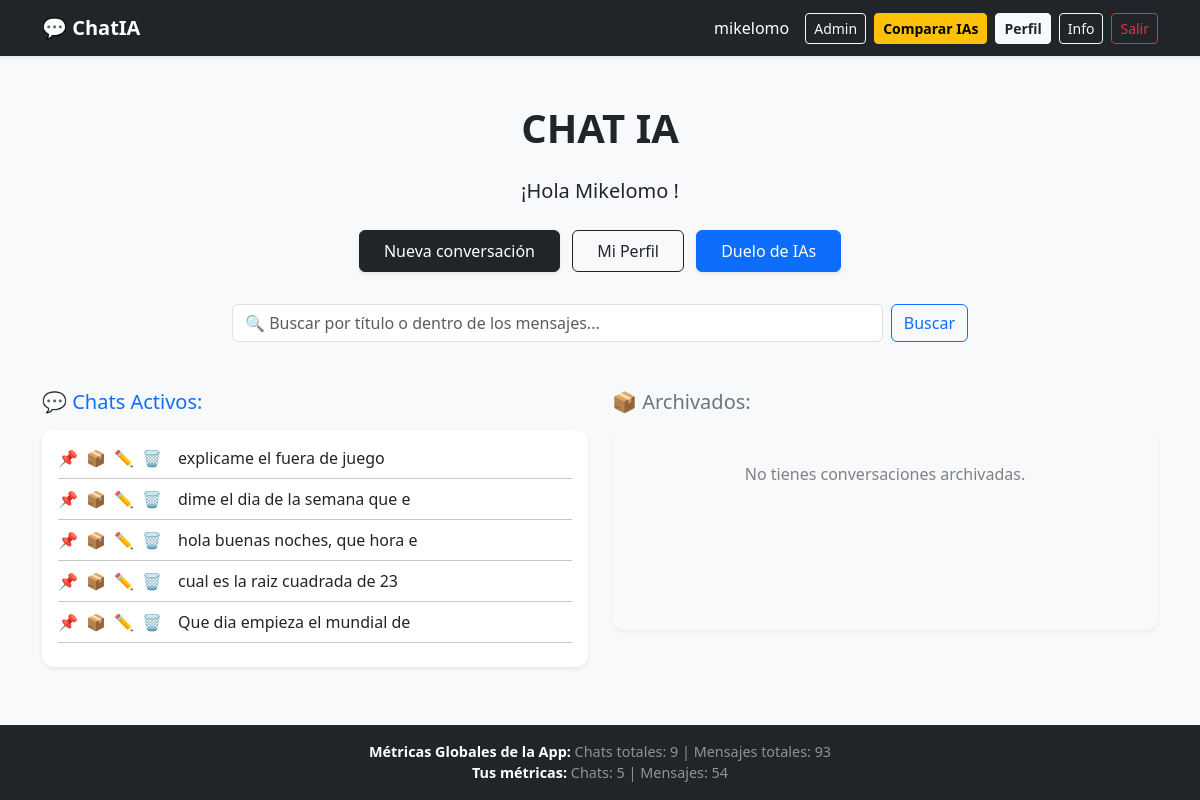
The page /chats/ (signed in) on the database its author committed.
### chat/models.py (models this page shows, shortened)
class Profile(models.Model):
    user = models.OneToOneField(UserAccount, on_delete=models.CASCADE, related_name='profile')
    alias = models.CharField(max_length=60, null=True, blank=True)
    theme = models.CharField(max_length=30, default="rosa")

class Conversation(models.Model):
    user = models.ForeignKey(UserAccount, on_delete=models.CASCADE, related_name='chats')
    title = models.CharField(max_length=255)
    created_at = models.DateTimeField(auto_now_add=True)
    is_pinned = models.BooleanField(default=False)
    is_archived = models.BooleanField(default=False)
    MODEL_CHOICES = [
        ('google/gemma-2-2b-it', 'Gemma 2 (2B) - Ultra rápido'),
        ('meta/llama-3.1-8b-instruct', 'Llama 3.1 (8B) - Equilibrado y estable'),
        ('deepseek-ai/deepseek-v4-flash', 'DeepSeek V4 Flash - Optimizado y rápido'),
        ('deepseek-ai/deepseek-v4-pro', 'DeepSeek V4 Pro - Razonamiento profundo'),
    ]
    ai_model = models.CharField(
        max_length=100,
        choices=MODEL_CHOICES,
        default='google/gemma-2-2b-it'
    )

### chat/views.py (the view)
# urls.py: path('chats/', index_view, name='home'),
@login_required
def index_view(request):
    Profile.objects.get_or_create(user=request.user)
    query = request.GET.get('q', '')
    conversations = Conversation.objects.filter(user=request.user)
    if query:
        conversations = conversations.filter(
            Q(title__icontains=query) | Q(messages__content__icontains=query)
        ).distinct() # Distinct es vital para no duplicar chats
    active_chats = conversations.filter(is_archived=False).order_by('-is_pinned', '-created_at')
    archived_chats = conversations.filter(is_archived=True).order_by('-created_at')
    return render(request, 'chat/home.html', {
        'active_chats': active_chats,
        'archived_chats': archived_chats,
        'query': query
    })

### chat/context_processors.py (called while the page is built)
def global_metrics(request):
    metrics = {
        'total_convs': Conversation.objects.count(),
        'total_msgs': Message.objects.count(),
        'user_convs': 0,
        'user_msgs': 0,
    }
    if request.user.is_authenticated:
        metrics['user_convs'] = Conversation.objects.filter(user=request.user).count()
        metrics['user_msgs'] = Message.objects.filter(conversation__user=request.user).count()
    return metrics

### chat/templates/chat/home.html (shortened to what this page needs)
{% extends 'base.html' %}
{% block content %}
<div class="text-center py-4">
    <h1 class="mb-4 fw-bold {% if request.user.profile.theme == 'oscuro' %}text-white{% else %}text-dark{% endif %}">CHAT IA</h1>
    <p class="lead" style="color: {% if request.user.profile.theme == 'oscuro' %}#e2e8f0{% else %}#212529{% endif %};">
        ¡Hola
        {% if request.user.profile.alias and request.user.profile.alias != 'None' %}
            <strong>{{ request.user.profile.alias|title }}</strong>
        {% else %}
            <strong>{{ user.username|title }}</strong>
        {% endif %}!
    </p>
    <div class="mb-4 mt-4">
        <a href="{% url 'create_conversation' %}" class="btn {% if request.user.profile.theme == 'oscuro' %}btn-secondary{% else %}btn-dark{% endif %} text-white me-2 px-4 py-2 mb-2 shadow-sm">Nueva conversación</a>
        <a href="{% url 'profile' %}" class="btn {% if request.user.profile.theme == 'oscuro' %}btn-outline-light{% else %}btn-outline-dark{% endif %} px-4 py-2 mb-2 me-2">Mi Perfil</a>
        <a href="{% url 'compare_models' %}" class="btn btn-primary px-4 py-2 mb-2 shadow-sm"> Duelo de IAs</a>
    </div>
    <div class="row justify-content-center mb-5">
        <div class="col-md-8">
            <form method="GET" action="{% url 'home' %}" class="d-flex">
                <input type="text" name="q" class="form-control me-2 " placeholder="🔍 Buscar por título o dentro de los mensajes..." value="{{ query }}">
                <button type="submit" class="btn btn-outline-primary">Buscar</button>
            </form>
        </div>
    </div>
    <div class="row text-start">
        <div class="col-md-6 mb-4">
            <h2 class="h5 mb-3 {% if request.user.profile.theme == 'oscuro' %}text-info{% else %}text-primary{% endif %}">💬 Chats Activos:</h2>
            <div class="card p-3 shadow-sm border-0 {% if request.user.profile.theme == 'oscuro' %}bg-dark text-light border border-secondary{% endif %}" style="border-radius: 12px; min-height: 200px;">
                {% for chat in active_chats %}
                    <div class="d-flex align-items-center mb-2 pb-2 border-bottom border-secondary-subtle">
                        <a href="{% url 'toggle_pin' chat.id %}" class="text-decoration-none me-2" title="Fijar/Desfijar">{% if chat.is_pinned %}📍{% else %}📌{% endif %}</a>
                        <a href="{% url 'toggle_archive' chat.id %}" class="text-decoration-none me-2" title="Archivar">📦</a>
                        <a href="{% url 'rename_conversation' chat.id %}" class="text-decoration-none me-2" title="Renombrar">✏️</a>
                        <a href="{% url 'delete_conversation' chat.id %}" class="text-decoration-none me-3" title="Eliminar" onclick="return confirm('¿Seguro que quieres eliminar la conversación?')">🗑️</a>
                        <a href="{% url 'conversation_detail' chat.id %}" class="text-decoration-none {% if request.user.profile.theme == 'oscuro' %}text-white{% else %}text-dark{% endif %} {% if chat.is_pinned %}fw-bold text-info{% endif %}">
                            {{ chat.title }}
                        </a>
                    </div>
                {% empty %}
                    <p class="text-muted text-center py-3">No hay chats activos que coincidan.</p>
                {% endfor %}
            </div>
        </div>
        <div class="col-md-6 mb-4">
            <h2 class="h5 mb-3 text-secondary">📦 Archivados:</h2>
            <div class="card p-3 shadow-sm border-0 {% if request.user.profile.theme == 'oscuro' %}bg-dark text-light opacity-75 border border-secondary{% else %}bg-light opacity-75{% endif %}" style="border-radius: 12px; min-height: 200px;">
                {% for chat in archived_chats %}
                    <div class="d-flex align-items-center mb-2 pb-2 border-bottom border-secondary-subtle">
                        <a href="{% url 'toggle_archive' chat.id %}" class="text-decoration-none me-2" title="Desarchivar">⬆️</a>
                        <a href="{% url 'delete_conversation' chat.id %}" class="text-decoration-none me-3" title="Eliminar" onclick="return confirm('¿Eliminar definitivamente?')">🗑️</a>
                        <a href="{% url 'conversation_detail' chat.id %}" class="text-decoration-none text-secondary">
                            {{ chat.title }}
                        </a>
                    </div>
                {% empty %}
                    <p class="text-muted text-center py-3">No tienes conversaciones archivadas.</p>
                {% endfor %}
            </div>
        </div>
    </div>
</div>
{% endblock %}

### chat/templates/base.html (shortened to what this page needs)
<!DOCTYPE html>
<html lang="es">
<head>
    {% load static %}
    <link href="https://cdn.jsdelivr.net/npm/bootstrap@5.3.2/dist/css/bootstrap.min.css" rel="stylesheet">
</head>
<body class="d-flex flex-column min-vh-100" style="{% if request.user.is_authenticated and request.user.profile.theme == 'oscuro' %}background-color:#121212;color:#ffffff{% else %}background-color:#f8f9fa;color:#212529{% endif %}">
    <nav class="navbar navbar-expand-lg navbar-dark bg-dark mb-4 shadow-sm">
        <div class="container">
            <a class="navbar-brand fw-bold text-white" href="{% url 'home' %}">💬 ChatIA</a>
            <div class="d-flex align-items-center">
                {% if user.is_authenticated %}
                    <span class="text-white me-3">
                        {% if request.user.profile.alias %}
                            {{ request.user.profile.alias }}
                        {% else %}
                            {{ user.username }}
                        {% endif %}
                    </span>
                    <a href="/admin/" class="btn btn-sm btn-outline-light me-2" target="_blank">Admin</a>
                    <a href="{% url 'compare_models' %}" class="btn btn-sm btn-warning fw-bold me-2"> Comparar IAs</a>
                    <a href="{% url 'profile' %}" class="btn btn-sm btn-light text-dark fw-bold me-2">Perfil</a>
                    <a href="{% url 'help' %}" class="btn btn-sm btn-outline-light me-2">Info</a>
                    <form action="{% url 'logout' %}" method="post" class="d-inline">
                        <button type="submit" class="btn btn-sm btn-outline-danger">Salir</button>
                    </form>
                {% else %}
                    <a href="{% url 'help' %}" class="btn btn-sm btn-outline-light me-2">Info</a>
                    <a href="{% url 'login' %}" class="btn btn-sm btn-light text-dark fw-bold me-2">Iniciar Sesión</a>
                    <a href="{% url 'register' %}" class="btn btn-sm btn-outline-light">Registrarse</a>
                {% endif %}
            </div>
        </div>
    </nav>
    <main class="container flex-grow-1">
        {% block content %}
        {% endblock %}
    </main>
    <footer id="pie-pagina" class="mt-auto py-3 text-center bg-dark text-light" style="font-size: 0.9rem;">
        <div class="container text-white-50">
            <strong class="text-white">Métricas Globales de la App:</strong>
            Chats totales: {{ total_convs|default:"0" }} | Mensajes totales: {{ total_msgs|default:"0" }}
            {% if user.is_authenticated %}
                <br>
                <span>
                    <strong class="text-white">Tus métricas:</strong> Chats: {{ user_convs|default:"0" }} | Mensajes: {{ user_msgs|default:"0" }}
                </span>
            {% endif %}
        </div>
    </footer>
</body>
</html>

### rows shown on the page
Conversation: title "explicame el fuera de juego"
Conversation: title "dime el dia de la semana que e"
Conversation: title "hola buenas noches, que hora e"
Conversation: title "cual es la raiz cuadrada de 23"
Conversation: title "Que dia empieza el mundial de"

### other values the page prints
{{ request.user.profile.alias }} "mikelomo"
{{ request.user.profile.alias|title }} "Mikelomo"
{{ total_convs|default:"0" }} "9"
{{ total_msgs|default:"0" }} "93"
{{ user_convs|default:"0" }} "5"
{{ user_msgs|default:"0" }} "54"
